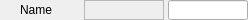
<?xml version="1.0" encoding="UTF-8"?>
<ui version="4.0">
 <class>ThermocoupleWidget</class>
 <widget class="QWidget" name="ThermocoupleWidget">
  <property name="geometry">
   <rect>
    <x>0</x>
    <y>0</y>
    <width>248</width>
    <height>20</height>
   </rect>
  </property>
  <property name="sizePolicy">
   <sizepolicy hsizetype="MinimumExpanding" vsizetype="Fixed">
    <horstretch>0</horstretch>
    <verstretch>0</verstretch>
   </sizepolicy>
  </property>
  <property name="minimumSize">
   <size>
    <width>0</width>
    <height>20</height>
   </size>
  </property>
  <property name="maximumSize">
   <size>
    <width>16777215</width>
    <height>20</height>
   </size>
  </property>
  <property name="windowTitle">
   <string>Form</string>
  </property>
  <layout class="QHBoxLayout" name="horizontalLayout" stretch="0,1,0,0">
   <property name="spacing">
    <number>4</number>
   </property>
   <property name="leftMargin">
    <number>0</number>
   </property>
   <property name="topMargin">
    <number>0</number>
   </property>
   <property name="rightMargin">
    <number>0</number>
   </property>
   <property name="bottomMargin">
    <number>0</number>
   </property>
   <item>
    <widget class="QESimpleShape" name="ledInterlock">
     <property name="sizePolicy">
      <sizepolicy hsizetype="Fixed" vsizetype="Fixed">
       <horstretch>0</horstretch>
       <verstretch>0</verstretch>
      </sizepolicy>
     </property>
     <property name="minimumSize">
      <size>
       <width>16</width>
       <height>20</height>
      </size>
     </property>
     <property name="maximumSize">
      <size>
       <width>16</width>
       <height>20</height>
      </size>
     </property>
     <property name="ledType">
      <enum>QSimpleShape::Error</enum>
     </property>
     <property name="colour0" stdset="0">
      <color>
       <red>240</red>
       <green>5</green>
       <blue>5</blue>
      </color>
     </property>
     <property name="colour1" stdset="0">
      <color>
       <red>0</red>
       <green>255</green>
       <blue>0</blue>
      </color>
     </property>
     <property name="variable" stdset="0">
      <string>$(prefix):isInterlock</string>
     </property>
    </widget>
   </item>
   <item>
    <widget class="QLabel" name="lblName">
     <property name="sizePolicy">
      <sizepolicy hsizetype="MinimumExpanding" vsizetype="Fixed">
       <horstretch>0</horstretch>
       <verstretch>0</verstretch>
      </sizepolicy>
     </property>
     <property name="minimumSize">
      <size>
       <width>60</width>
       <height>20</height>
      </size>
     </property>
     <property name="maximumSize">
      <size>
       <width>16777215</width>
       <height>20</height>
      </size>
     </property>
     <property name="text">
      <string>Name</string>
     </property>
    </widget>
   </item>
   <item>
    <widget class="QELabel" name="lblTemperature">
     <property name="sizePolicy">
      <sizepolicy hsizetype="Fixed" vsizetype="Fixed">
       <horstretch>0</horstretch>
       <verstretch>0</verstretch>
      </sizepolicy>
     </property>
     <property name="minimumSize">
      <size>
       <width>80</width>
       <height>20</height>
      </size>
     </property>
     <property name="maximumSize">
      <size>
       <width>80</width>
       <height>20</height>
      </size>
     </property>
     <property name="frameShape">
      <enum>QFrame::StyledPanel</enum>
     </property>
     <property name="variable" stdset="0">
      <string>$(prefix):getTemp</string>
     </property>
     <property name="variableSubstitutions" stdset="0">
      <string/>
     </property>
     <property name="precision">
      <number>2</number>
     </property>
     <property name="useDbPrecision">
      <bool>false</bool>
     </property>
    </widget>
   </item>
   <item>
    <widget class="QELineEdit" name="txtSetpoint">
     <property name="sizePolicy">
      <sizepolicy hsizetype="Fixed" vsizetype="Fixed">
       <horstretch>0</horstretch>
       <verstretch>0</verstretch>
      </sizepolicy>
     </property>
     <property name="minimumSize">
      <size>
       <width>80</width>
       <height>20</height>
      </size>
     </property>
     <property name="maximumSize">
      <size>
       <width>80</width>
       <height>20</height>
      </size>
     </property>
     <property name="variable" stdset="0">
      <string>$(prefix):setPoint</string>
     </property>
     <property name="displayAlarmStateOption" stdset="0">
      <enum>QE::Never</enum>
     </property>
    </widget>
   </item>
  </layout>
 </widget>
 <customwidgets>
  <customwidget>
   <class>QELabel</class>
   <extends>QLabel</extends>
   <header>QELabel.h</header>
  </customwidget>
  <customwidget>
   <class>QELineEdit</class>
   <extends>QLineEdit</extends>
   <header>QELineEdit.h</header>
  </customwidget>
  <customwidget>
   <class>QESimpleShape</class>
   <extends>QSimpleShape</extends>
   <header>QESimpleShape.h</header>
  </customwidget>
  <customwidget>
   <class>QSimpleShape</class>
   <extends>QWidget</extends>
   <header>QSimpleShape.h</header>
  </customwidget>
 </customwidgets>
 <resources/>
 <connections/>
</ui>
